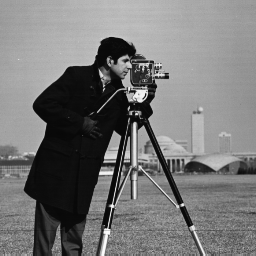
#> input picture ProcesamientoDeImagenesFacultad/Unidad 1/Codigo/cameraman.tif, 256 x 256 px
$ python PDI_U1_ej5_CV2_Matplotlib.py
#> lines starting #> are read from the running program, lines starting #| are printed output that depends on the picture
import cv2
import numpy as np
import matplotlib.pyplot as plt
from matplotlib.widgets import Slider, Button

# --- Cargo imagen --------------------------------------------------
img = cv2.imread('cameraman.tif',cv2.IMREAD_GRAYSCALE)
#> img is the input picture: shape (256, 256); min 7, max 253, mean 118.7
ir, ic = 0, 0
row = img[ir,:]
#> row = 256 values, max 188 at index 119, min 151 at index 242, mean 170.8
col = img[:,ic]
#> col = 256 values, max 166 at index 73, min 64 at index 163, mean 142

# --- Genero plot ---------------------------------------------------
fig, ax = plt.subplots()
fig.subplots_adjust(bottom=0.25)
plt.subplot(2,2,1), plt.imshow(img, cmap="gray")
ha_row = plt.subplot(2,2,2)
hp_row, = plt.plot(row)
ha_row.set_ylim([0, img.shape[0]-1])
plt.title("Row")
ha_col = plt.subplot(2,2,3)
hp_col, = plt.plot(col)
ha_col.set_ylim([0, img.shape[1]-1])
plt.title("Columna")

# --- GUI -----------------------------------------------------------
ax_slider_row = fig.add_axes([0.25, 0.1, 0.65, 0.03])
ax_slider_col = fig.add_axes([0.25, 0.05, 0.65, 0.03])

slider_row = Slider(
    ax=ax_slider_row,
    label='row',
    valmin=0,
    valmax=img.shape[0]-1,
    valinit=10,
)

slider_col = Slider(
    ax=ax_slider_col,
    label='column',
    valmin=0,
    valmax=img.shape[1]-1,
    valinit=10,
)

def update_slider_row(val):
    line = img[int(val),:]
    hp_row.set_ydata(line)

def update_slider_col(val):
    line = img[:, int(val)]
    hp_col.set_ydata(line)

slider_row.on_changed(update_slider_row)
slider_col.on_changed(update_slider_col)

# --- Muestro imagen ------------------------------------------------
plt.show()
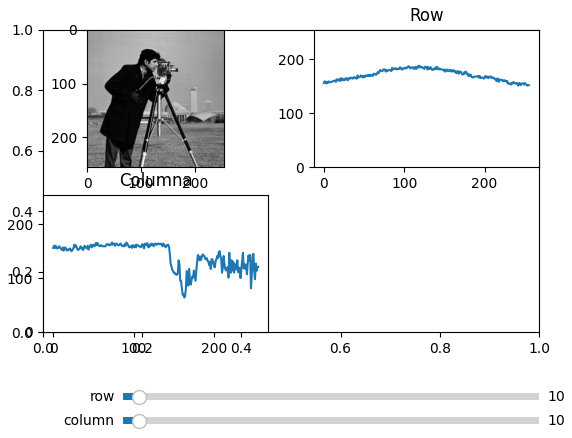
#> figure drawn by matplotlib, 5 panels; panel 2: curve peaks at x = 119, y = 188; panel 3: curve peaks at x = 73, y = 166
